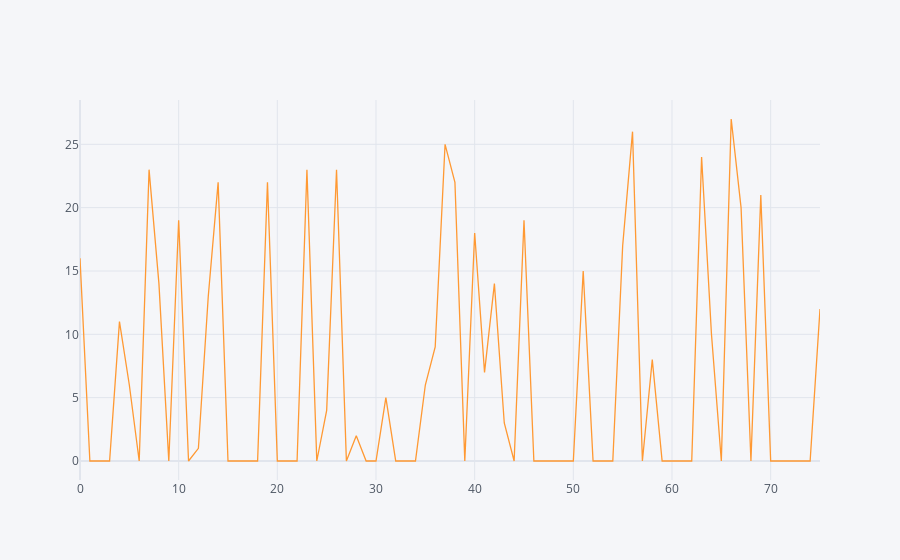

The notebook cell saved with this chart:
### Code cell
df_1.iplot()

### Figure 1 — Plotly figure (JSON) as saved in the notebook; plotly's stock layout.template omitted (floating-point values rounded to 4 significant figures)
{"data": [{"line": {"color": "rgba(255, 153, 51, 1.0)", "dash": "solid", "shape": "linear", "width": 1.3}, "mode": "lines", "name": "payback30", "text": "", "type": "scatter", "x": [0, 1, 2, 3, 4, 5, 6, 7, 8, 9, 10, 11, 12, 13, 14, 15, 16, 17, 18, 19, 20, 21, 22, 23, 24, 25, 26, 27, 28, 29, 30, 31, 32, 33, 34, 35, 36, 37, 38, 39, 40, 41, 42, 43, 44, 45, 46, 47, 48, 49, 50, 51, 52, 53, 54, 55, 56, 57, 58, 59, 60, 61, 62, 63, 64, 65, 66, 67, 68, 69, 70, 71, 72, 73, 74, 75], "y": [16, 0, 0, 0, 11, 6, 0, 23, 14, 0, 19, 0, 1, 13, 22, 0, 0, 0, 0, 22, 0, 0, 0, 23, 0, 4, 23, 0, 2, 0, 0, 5, 0, 0, 0, 6, 9, 25, 22, 0, 18, 7, 14, 3, 0, 19, 0, 0, 0, 0, 0, 15, 0, 0, 0, 17, 26, 0, 8, 0, 0, 0, 0, 24, 10, 0, 27, 20, 0, 21, 0, 0, 0, 0, 0, 12]}], "layout": {"legend": {"bgcolor": "#F5F6F9", "font": {"color": "#4D5663"}}, "paper_bgcolor": "#F5F6F9", "plot_bgcolor": "#F5F6F9", "title": {"font": {"color": "#4D5663"}}, "xaxis": {"gridcolor": "#E1E5ED", "showgrid": true, "tickfont": {"color": "#4D5663"}, "title": {"font": {"color": "#4D5663"}, "text": ""}, "zerolinecolor": "#E1E5ED"}, "yaxis": {"gridcolor": "#E1E5ED", "showgrid": true, "tickfont": {"color": "#4D5663"}, "title": {"font": {"color": "#4D5663"}, "text": ""}, "zerolinecolor": "#E1E5ED"}}}
